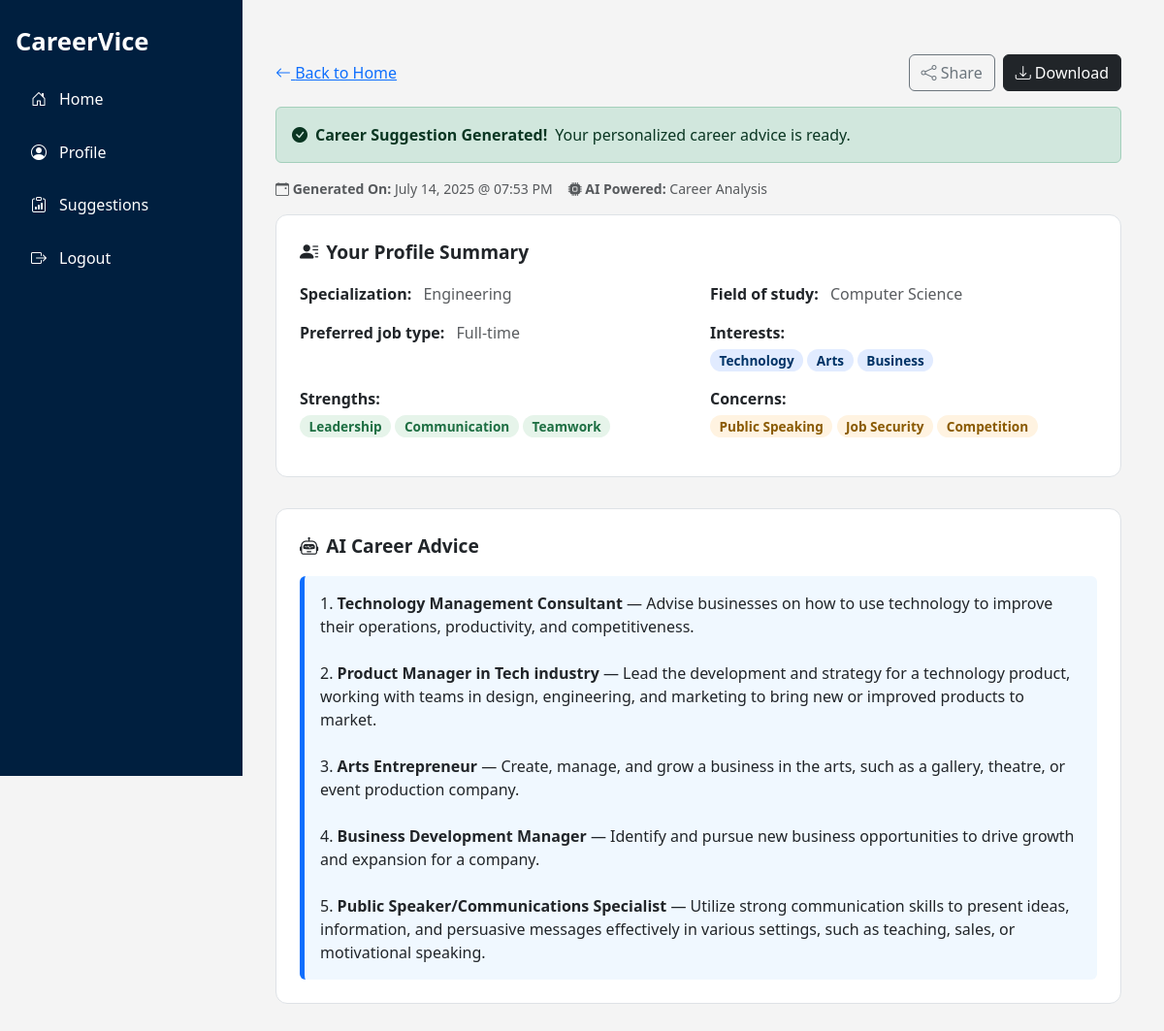
The app's page /result/ (signed in), older data.
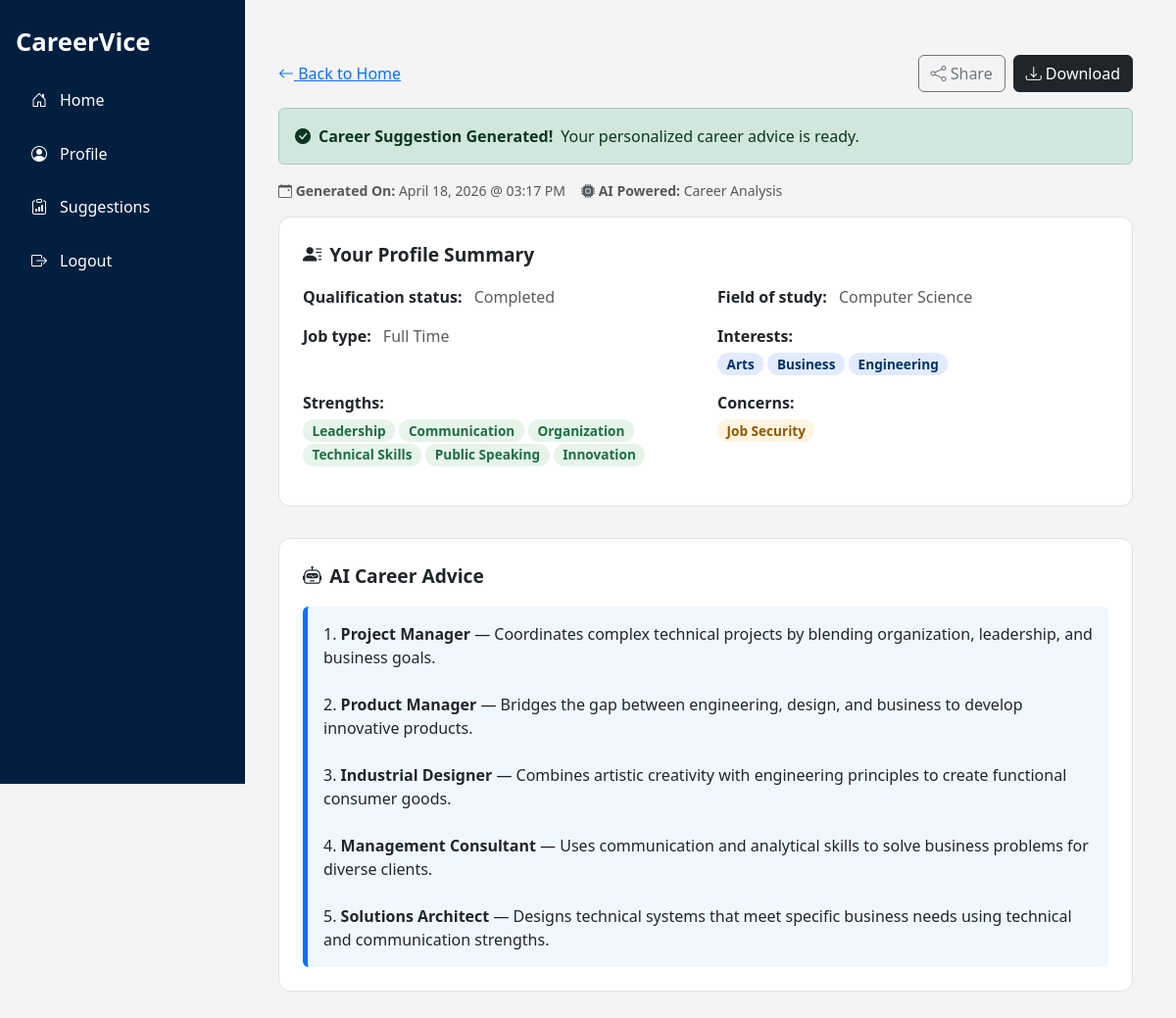
The same page, newer data.
### CareerViceApp1/models.py (models this page shows)
class CareerSuggestion(models.Model):
    user = models.ForeignKey(User, on_delete=models.CASCADE)
    input_data = models.JSONField()
    suggestion = models.TextField()
    created_at = models.DateTimeField(default=timezone.now)

### CareerViceApp1/views.py (the view)
# urls.py: path('result/', views.result_view, name='result'),
@login_required
def result_view(request):
    last_suggestion = CareerSuggestion.objects.filter(user=request.user).order_by('-created_at').first()
    if not last_suggestion:
        messages.warning(request, "No suggestion found.")
        return redirect('home')
    return render(request, 'result.html', {
        'suggestion': last_suggestion.suggestion,
        'data': last_suggestion.input_data,
        'generated_at': last_suggestion.created_at,  # consistent usage
    })

### CareerViceApp1/templatetags/custom_filters.py (called while the page is built)
@register.filter
def parse_markdown(value):
    if not isinstance(value, str):
        return value
    value = re.sub(r'\*\*(.*?)\*\*', r'<b>\1</b>', value)
    value = value.replace('\n', '<br><br>')
    return mark_safe(value)

@register.filter
def clean_key(value):
    return str(value).replace('_', ' ').replace('-', ' ').capitalize()

@register.filter
def split_by_comma(value):
    return [item.strip() for item in value.split(',')] if value else []

### CareerViceApp1/templates/result.html (shortened to what this page needs)
{% extends 'base.html' %}
{% load custom_filters %}
{% block content %}
<div class="container result-container mt-4">
  <div class="result-header">
    <a href="{% url 'home' %}" class="text-primary fw-medium">
      <i class="bi bi-arrow-left"></i> Back to Home
    </a>
    <div class="btn-group-custom">
      <button class="btn btn-outline-secondary" onclick="navigator.share && navigator.share({ title: 'Career Advice', text: 'Check out my career suggestion!', url: window.location.href })">
        <i class="bi bi-share"></i> Share
      </button>
      <button class="btn btn-dark" onclick="downloadText()">
        <i class="bi bi-download"></i> Download
      </button>
    </div>
  </div>
  <div class="alert alert-success">
    <i class="bi bi-check-circle-fill"></i>
    <strong>Career Suggestion Generated!</strong> Your personalized career advice is ready.
  </div>
  <div class="meta-info d-flex flex-wrap gap-3 align-items-center mb-3 text-muted small">
    {% if generated_at %}
      <div>
        <i class="bi bi-calendar-event"></i>
        <strong>Generated On:</strong> {{ generated_at|date:"F d, Y @ h:i A" }}
      </div>
    {% else %}
      <div>
        <i class="bi bi-calendar-event"></i>
        <strong>Generated On:</strong> N/A
      </div>
    {% endif %}
    <div>
      <i class="bi bi-cpu-fill"></i>
      <strong>AI Powered:</strong> Career Analysis
    </div>
  </div>
  <div class="summary-section">
    <div class="section-title"><i class="bi bi-person-lines-fill"></i> Your Profile Summary</div>
    <div class="row">
      {% for key, value in data.items %}
        {% if key != 'csrfmiddlewaretoken' and key != 'status' %}
          <div class="col-md-6 mb-3">
            <strong>{{ key|clean_key }}:</strong>
            {% if key == "interests" %}
              <div class="mt-1">
                {% for item in value|split_by_comma %}
                  <span class="badge badge-pill badge-lightblue">{{ item }}</span>
                {% endfor %}
              </div>
            {% elif key == "strengths" %}
              <div class="mt-1">
                {% for item in value|split_by_comma %}
                  <span class="badge badge-pill badge-lightgreen">{{ item }}</span>
                {% endfor %}
              </div>
            {% elif key == "concerns" %}
              <div class="mt-1">
                {% for item in value|split_by_comma %}
                  <span class="badge badge-pill badge-lightorange">{{ item }}</span>
                {% endfor %}
              </div>
            {% else %}
              <span class="text-muted ms-2">{{ value }}</span>
            {% endif %}
          </div>
        {% endif %}
      {% endfor %}
    </div>
  </div>
  <div class="suggestion-section">
    <div class="section-title"><i class="bi bi-robot"></i> AI Career Advice</div>
    <div id="suggestionText" class="p-3 rounded" style="background-color: #f0f8ff; border-left: 5px solid #0d6efd;">
      {% if error %}
        <div class="alert alert-danger">{{ error }}</div>
      {% else %}
        {{ suggestion|parse_markdown }}
      {% endif %}
    </div>
  </div>
</div>
{% endblock %}

### CareerViceApp1/templates/base.html (shortened to what this page needs)
{% load static %}
<!DOCTYPE html>
<html lang="en">
<head>
    <link href="https://cdn.jsdelivr.net/npm/bootstrap@5.3.3/dist/css/bootstrap.min.css" rel="stylesheet">
    <link href="https://cdn.jsdelivr.net/npm/bootstrap-icons@1.10.5/font/bootstrap-icons.css" rel="stylesheet">
    <link rel="stylesheet" href="{% static 'style.css' %}">
</head>
<body class="{% if request.path == '/login/' or request.path == '/signup/' %}auth-page{% endif %}">
{% if user.is_authenticated and request.path != '/login/' and request.path != '/signup/' %}
    <nav class="sidebar" id="sidebar">
        <div class="brand">CareerVice</div>
        <ul class="nav-links">
            <li><a href="{% url 'home' %}"><i class="bi bi-house-door me-2"></i> Home</a></li>
            <li><a href="{% url 'profile' %}"><i class="bi bi-person-circle me-2"></i> Profile</a></li>
            <li><a href="{% url 'suggestions' %}"><i class="bi bi-clipboard-data me-2"></i> Suggestions</a></li>
            <li><a href="#" onclick="return confirmLogout();"><i class="bi bi-box-arrow-right me-2"></i> Logout</a></li>
        </ul>
    </nav>
{% endif %}
<main class="{% if user.is_authenticated and request.path != '/login/' and request.path != '/signup/' %}main-content{% endif %}">
    {% block content %}{% endblock %}
</main>
</body>
</html>

### CareerViceApp1/static/style.css (style rules this page uses)
:root { --primary-color: #001f3f; --text-color: #fff; }
body { font-family: 'Segoe UI', sans-serif; margin: 0; padding: 0; background: #f4f4f4; }
.sidebar { position: fixed; top: 0; left: -250px; width: 250px !important; height: 100vh; background-color: var(--primary-color); color: white; z-index: 1102; padding: 1.5rem 1rem; transition: left 0.3s ease; display: flex; flex-direction: column; }
.sidebar .brand { font-size: 1.6rem; font-weight: bold; margin-bottom: 1rem; }
.sidebar .nav-links { list-style: none; padding: 0; margin: 0; flex-grow: 1; }
.sidebar .nav-links li { margin-bottom: 0.4rem !important; }
.sidebar .nav-links a { color: white; text-decoration: none; font-weight: 500; display: flex; align-items: center; gap: 5px; padding: 0.75rem 1rem !important; border-radius: 5px; transition: background 0.2s ease; }
.main-content { margin-top: 56px; padding: 2rem; }
@media (min-width: 769px) { .sidebar { left: 0; } }
@media (min-width: 769px) { .main-content { margin-left: 240px; margin-top: 0; } }

### CareerViceApp1/templates/result.html (style rules this page uses)
.result-container { max-width: 900px; margin: auto; }
.result-header { display: flex; justify-content: space-between; align-items: center; flex-wrap: wrap; margin-bottom: 1rem; }
.btn-group-custom { display: flex; gap: 0.5rem; }
.alert-success { display: flex; align-items: center; gap: 0.5rem; }
.meta-info { display: flex; gap: 1rem; flex-wrap: wrap; font-size: 0.875rem; color: #555; margin-top: 0.5rem; margin-bottom: 1.5rem; }
.summary-section, .suggestion-section { background-color: #fff; border: 1px solid #dee2e6; border-radius: 0.75rem; padding: 1.5rem; margin-bottom: 2rem; }
.section-title { font-weight: 600; font-size: 1.2rem; margin-bottom: 1rem; display: flex; align-items: center; gap: 8px; }
.badge-pill { padding: 0.35em 0.7em; border-radius: 30px; font-size: 0.85rem; }
.badge-lightblue { background-color: #e1ebff; color: #003366; }
.badge-lightgreen { background-color: #e6f4ea; color: #1e6f43; }
.badge-lightorange { background-color: #fff3e1; color: #8a5a00; }

Row changes from the older to the newer data that the page shows:
no longer on this page (row unchanged): CareerSuggestion: created_at "July 14, 2025 @ 07:53 PM", suggestion "1. Technology Management Consultant — Advise businesses on how to use technology to improve their operations, productivity, and competitiveness. 2. Product Manager in Tech industry — Lead the development and strategy for a technology product, working with teams in design, engineering, and marketing to bring new or improved products to market. 3. Arts Entrepreneur — Create, manage, and grow a business in the arts, such as a gallery, theatre, or event production company. 4. Business Development Manager — Identify and pursue new business opportunities to drive growth and expansion for a company. 5. Public Speaker/Communications Specialist — Utilize strong communication skills to present ideas,…"
added CareerSuggestion: created_at "April 18, 2026 @ 03:17 PM", suggestion "1. Project Manager — Coordinates complex technical projects by blending organization, leadership, and business goals. 2. Product Manager — Bridges the gap between engineering, design, and business to develop innovative products. 3. Industrial Designer — Combines artistic creativity with engineering principles to create functional consumer goods. 4. Management Consultant — Uses communication and analytical skills to solve business problems for diverse clients. 5. Solutions Architect — Designs technical systems that meet specific business needs using technical and communication strengths."
Text that changed along with them:
new list line: "Qualification status : Completed"
new list line: "Job type : Full Time"
list line gone: "Technology"
new list line: "Engineering"
list line gone: "Teamwork"
new list line: "Organization Technical Skills Public Speaking Innovation"
list line gone: "Specialization : Engineering"
list line gone: "Preferred job type : Full-time"
list line gone: "Public Speaking Competition"
